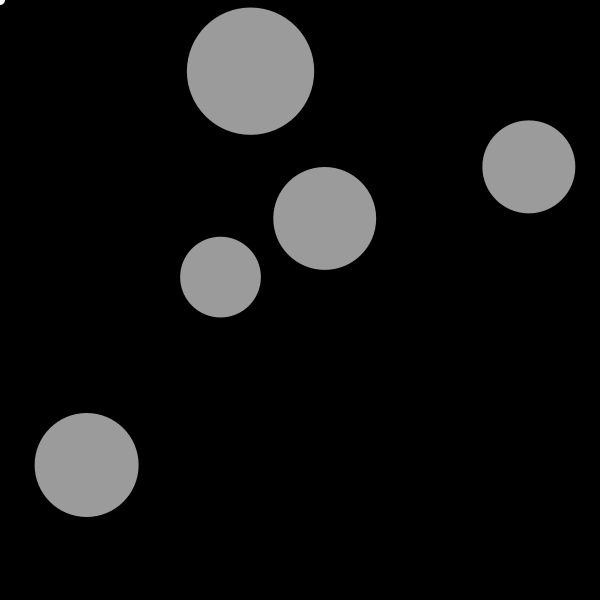
Frame 1 (no input)
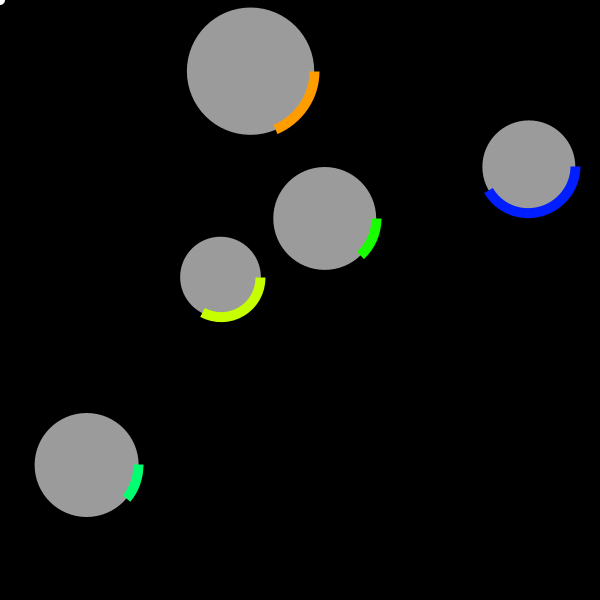
Frame 60 (the mouse pressed at the canvas centre just before this capture)
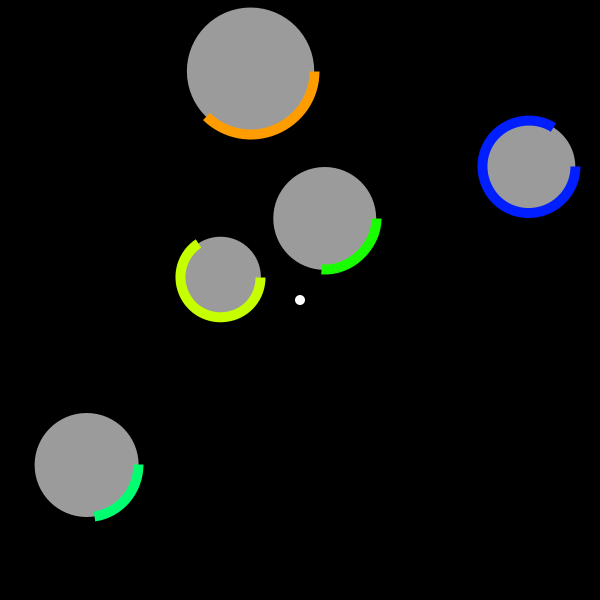
Frame 120 (the mouse held since frame 60 and released just before this capture)

The Processing sketch that drew these frames (run headless with seeded random() and noise(); from frame 60 on, the mouse is pressed at the canvas centre):

// Processing sketch: processing_119347
// ── processing_119347.pde

ArrayList<Flower> flowers;
ArrayList<Circle> circles;

float hue;

void setup() {
  size(600, 600);
  colorMode(HSB, 360, 100, 100);
  background(0);
  smooth();

  flowers = new ArrayList<Flower>();
  circles = new ArrayList<Circle>();

  for (int p = 0;p < 5;p++) {
    hue = random(360);

    circles.add(new Circle(hue));
  }
}

void draw() {
  background(0);

  Circle circle;
  Flower flower;

  for (int j = 0; j < circles.size();j++) {
    circle = circles.get(j);
    circle.display();
    if (circle.arc_flg == true) {
      circle.alp -= 20;
      if (circle.alp < 0) {
        circles.remove(j);
        hue = random(360);
        circles.add(new Circle(hue));
      }
    }
  }

  noStroke();
  fill(360);
  ellipse(mouseX, mouseY, 10, 10);

  for (int j = 0; j < circles.size();j++) {
    circle = circles.get(j);

    if (dist(mouseX, mouseY, circle.x, circle.y) < circle.r/2) {
      flowers.add(new Flower(mouseX, mouseY, circle.hue));

      circles.remove(j);
      hue = random(360);
      circles.add(new Circle(hue));
    }
  }


  for (int i = 0; i <flowers.size();i++) {
    flower = flowers.get(i);
    flower.display();
    if (flower.finished()) {
      flowers.remove(i);
    }
  }
}

class Circle {
  float r = random(80, 130);
  float x = random(r/2, width-r/2);
  float y = random(r/2, height-r/2);

  float alp = 255;

  float arc_t = 0;
  float arc_t_spd = random(0.01, 0.05);

  float hue;

  boolean arc_flg = false;

  Circle(float tmpHue) {
    hue = tmpHue;
  }

  void display() {
    noStroke();
    fill(360, alp-100);
    ellipse(x, y, r, r);
    strokeCap(SQUARE);
    strokeWeight(10);
    stroke(hue, 100, 100, alp);
    noFill();
    arc(x, y, r, r, 0, arc_t);

    arc_t += arc_t_spd;

    if (arc_t > TWO_PI) {
      arc_flg = true;
    }
  }
}

class Flower {
  int dot_val = (int)random(100, 200);

  Dot[] dots = new Dot[dot_val];

  float x;
  float y;
  float hue;

  float alp = 255;
  float alp_spd = random(3, 6);

  Flower(float tmpX, float tmpY, float tmpHue) {
    x = tmpX;
    y = tmpY;
    hue = tmpHue;

    for (int i = 0; i < dots.length;i++) {
      dots[i] = new Dot(hue);
    }
  }

  void display() {
    pushMatrix();
    translate(x, y);
    for (int i = 0; i < dots.length;i++) {
      dots[i].move();
      dots[i].display(alp);
    }

    alp -= alp_spd;

    popMatrix();
  }

  boolean finished() {
    if (alp < 0) {
      return true;
    }
    else {
      return false;
    }
  }
}

class Dot {
  float hue;

  float R = random(10, 100);
  float theta = random(TWO_PI);

  float x;
  float y;

  float goal_x = R * cos(theta);
  float goal_y = R * sin(theta);

  float easing_x = random(0.03, 0.07);
  float easing_y = random(0.03, 0.07);

  float sat = random(30, 100);
  float brt = random(30, 100); 

  Dot(float tmpHue) {
    x = 0;
    y = 0;
    hue = tmpHue;
  }

  void move() {
    x += (goal_x - x) * easing_x;
    y += (goal_y - y) * easing_y;
  }

  void display(float alp) {
    strokeCap(ROUND);
    strokeWeight(5);
    stroke(hue, sat, brt, alp);
    point(x, y);
  }
}
